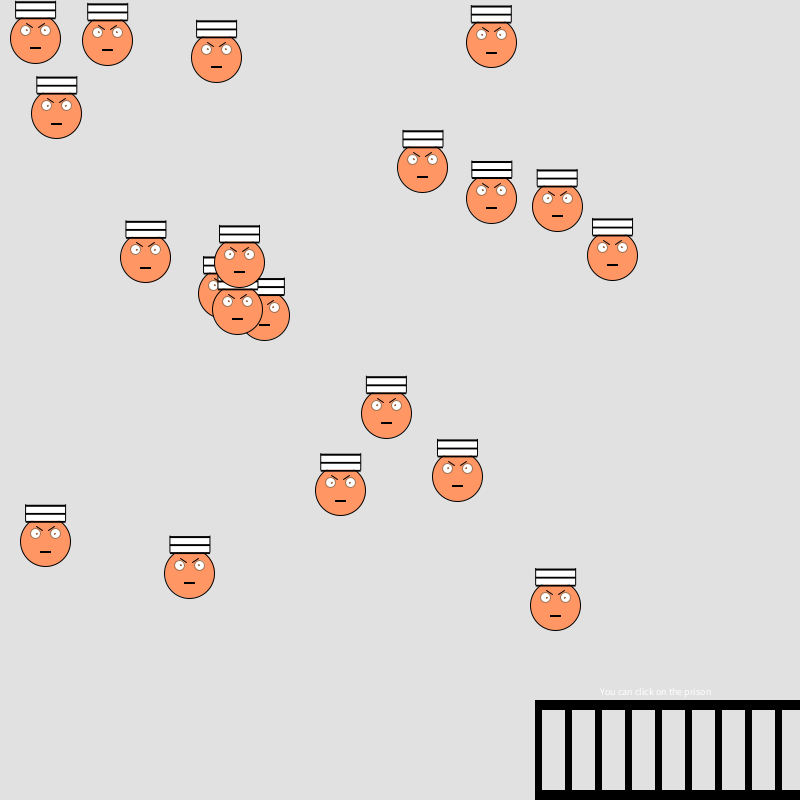
Frame 1 (no input)
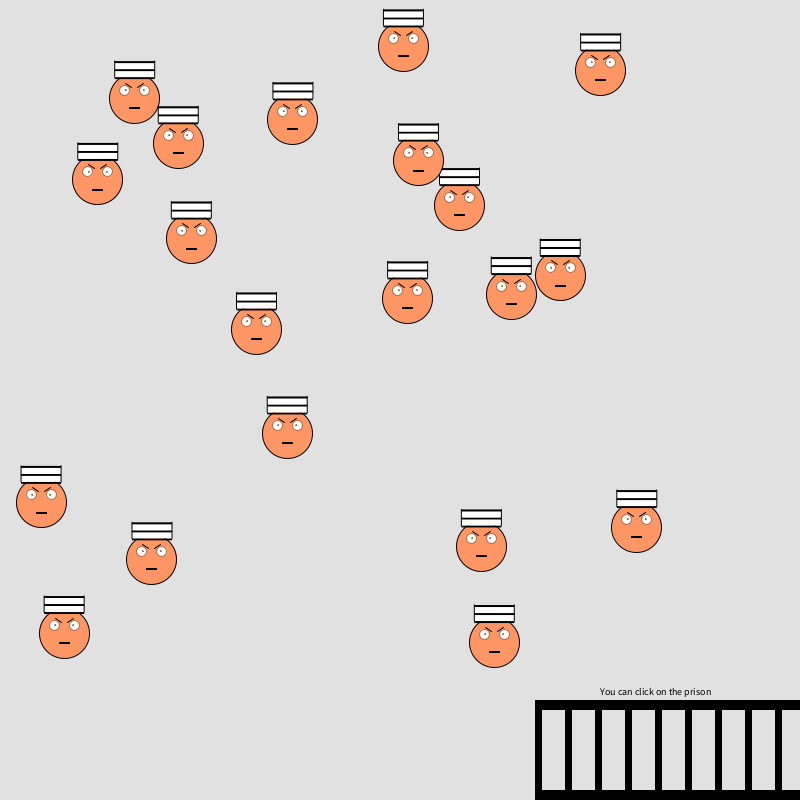
Frame 60 (the mouse pressed at the canvas centre just before this capture)
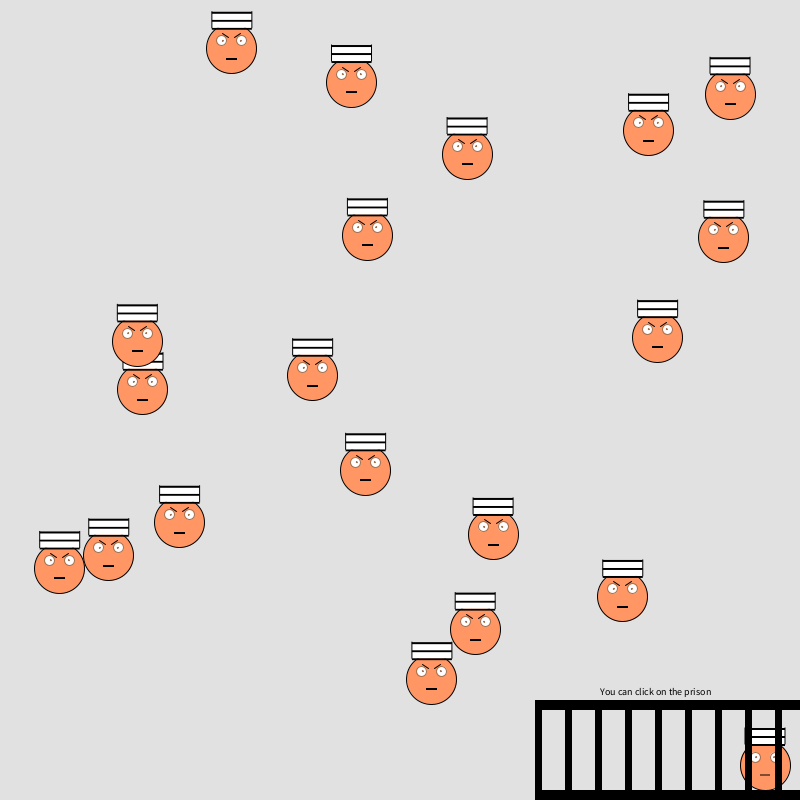
Frame 120 (the mouse held since frame 60 and released just before this capture)

The Processing sketch that drew these frames (run headless with seeded random() and noise(); from frame 60 on, the mouse is pressed at the canvas centre):

// Processing sketch: processing_90728
// ── processing_90728.pde

/*------------------------------------------------------------------
End assignment 1 by Lennard van den Berg
For the course Programming and physical computing

Example used:
http://processing.org/learning/topics/bouncybubbles.html
---------------------------------------------------------------------*/

int numBalls = 20;                      //Number of moving creatures
Ball[] balls = new Ball[numBalls];      //Initialize an arry of creatures
int windowwidth = 800;                 //Width of the window
int windowheight = 800;                 //Height of the window
int x2, y2;                             //Initialize the position for the prisoners in prison
int prisoners;                          //Variable for keeping track of the number of prisoners in prison at the moment
boolean newprison = true;               //Boolean to see if it is possible to have a new prisoner
boolean distanceprison;                 //Boolean to see if the creatures should bounce. It becomes true when the prison is full


/*---------------------------------------------------------------------------
 Void Setup()
 ----------------------------------------------------------------------------*/
void setup() 
{
  size(800, 800);      //Set the windowsize
  smooth();                             //Make everything look more smooth

    //Make all the creatures and give them all a random position
  for (int i = 0; i < numBalls; i++) {
    balls[i] = new Ball(random(width-150), random(height-150), 65, i, balls);
  }
}

/*---------------------------------------------------------------------------
 Void draw()
 ----------------------------------------------------------------------------*/
void draw() 
{
  background(225);                          //Set the background color and redraw it everytime at the beginning of void draw
  textSize(10);
  text("You can click on the prison",width-200,height-105);//Text above the prison
  
  for (int i = 0; i < numBalls; i++) {      //Update all the balls at the beginning of the loop
    balls[i].collide();                     //See if there is a collision
    balls[i].move();                        //Move the creature according
    balls[i].display();                     //Display the creature
    balls[i].prisonCollide();               //Check if creature bounces with the prison
  }
  //Draw all the prisoners in prison if needed
  if (prisoners>=1) {
    x2 = width-35;                           //The x2 position for prisoner 1
    y2 = height-35;                          //The y2 position for prisoner 1
    Prisoner();                              //Execute Prisoner to draw a prisoner at the given x2 and y2 position
  }
  if (prisoners>=2) {
    x2 = width-105;                          //The x2 position for prisoner 2
    y2 = height-35;                          //The y2 position for prisoner 2
    Prisoner();                              //Execute Prisoner to draw a prisoner at the given x2 and y2 position
  }
  if (prisoners>=3) {
    x2 = width-160;                          //The x2 position for prisoner 3
    y2 = height-35;                          //The y2 position for prisoner 3
    Prisoner();                              //Execute Prisoner to draw a prisoner at the given x2 and y2 position
  }
  if (prisoners>=4) {
    x2 = width-225;                          //The x2 position for prisoner 4
    y2 = height-35;                          //The y2 position for prisoner 4
    Prisoner();                              //Execute Prisoner to draw a prisoner at the given x2 and y2 position

    newprison=false;                         //With 4 prisoners the prison is full, so there can be no new prisoners
    distanceprison=true;                     //When true, the creatures start to bounce with the prison
  }
  
  //Draw the prison
  rectMode(CORNER);
  fill(0);                                      //Make the prison black
  noStroke();                                   //No outline with the prisonbars
  rect(width-265, height-10, 275, 10);          //Bottom bar
  rect(width-265, height-100, 275, 10);         //Top bar
  for (int i= width-265; i<width; i=i+30) {     //All the vertical bars in a for loop
    rect(i, height-100, 7, 100);
  }
 }


/*---------------------------------------------------------------------------
 Void mousePressed()
 ----------------------------------------------------------------------------*/
void mousePressed() {
  if (mouseX>width-275&&mouseY>height-250) {      //If the mouse is over the prison
    prisoners=0;                                  //Set to zero to tell that there are no prisoners in the prison
    newprison=true;
    distanceprison=false;                         //Stop the bounce of creatures with the prison
    for (int i = 0; i < numBalls; i++) {
      balls[i].mouse();                          // Execute mouse() to make the removed creatures come back
    }
  }
}

class Ball {
  float x, y;                            //The x and y position of the creature, gets it value random from the array in the setup
  float diameter;                        //The size of the creature, gets it value from the array in the setup
  float vx = random(-3, 3);              //Starting speed in x direction is randomly chosen
  float vy = random(-3, 3);              //Starting speed in y direction is randomly chosen
  boolean inPrison = false;              //The creature currently isn't in prison
  int id;
  Ball[] others;
  

  Ball(float xin, float yin, float din, int idin, Ball[] oin) {
    x = xin;
    y = yin;
    diameter = din;
    id = idin;
    others = oin;
    
  } 

  void collide() {    //If there is a collision with two creatures they should bounce
    for (int i = id + 1; i < numBalls; i++) {
      float dx = others[i].x - x;
      float dy = others[i].y - y;
      float distance = sqrt(dx*dx + dy*dy);
      float minDist = others[i].diameter/2 + diameter/2;
      if (distance < minDist) {       //If the distance between the creatures is smaller than their diameter/2
        float angle = atan2(dy, dx);
        float targetX = x + cos(angle) * minDist;
        float targetY = y + sin(angle) * minDist;
        float ax = (targetX - others[i].x) * 0.04;
        float ay = (targetY - others[i].y) * 0.04;
        vx -= ax;
        vy -= ay;
        others[i].vx += ax;      //Bounce in a new x direction
        others[i].vy += ay;      //Bounce in a new y direction
      }
    }
  }

  void mouse() {
    if (inPrison==true) {              //If mouse is pressed all the creatures who disappeared with appear again
      inPrison=false;                  //Say that they are no longer in prison
      x=random(width-300);             //Spawn them at a random x position
      y=random(height-300);            //Spawn them at a random y position
    }
  }

  void prisonCollide() {
    //If a creature bounces with the prison while there is still space, the creature gets transported to a place far away and the collision with the windows is disabled
    if (x>width-295&&y>height-135&&newprison==true&& inPrison==false) {  
      x=random(width*100, width*200);     //Transport the create to a place far away
      y=random(height*100, width*200);    //Transport the create to a place far away
      prisoners++;                        //The number of prisoners increases by one
      inPrison=true;                      //The creature is now in prison
    }
  }


  void move() {              
    if (x>width-295&&y>height-135&&distanceprison==true) {    //Bounce the creature back if the prison is full and the creature bounces with the prison
      vx=-vx;
      vy=-vy;
    }

    if (x>windowwidth-(0.5*diameter) && inPrison==false) {     //if the figure reaches the left wall or the right wall, it bounces
      x=windowwidth-(0.5*diameter); 
      vx=-vx;
    }
    if (x<diameter/2-vx) { 
      x=diameter/2-vx; 
      vx=-vx;
    }
    x=x+vx;                                                    //New x position is given old x + calculated vx


      if (y>windowheight-(0.5*diameter)&& inPrison==false) {     //if the figure reaches the top wall or the botton wall, it bounces
      y=windowheight-(0.5*diameter); 
      vy=-vy;
    }
    if (y<diameter/2-vy) {
      y=diameter/2-vy;  
      vy=-vy;
    }
    y=y+vy;                        //New y position is given old y + calculated vy
  }

  void display() {                 //Draw the creature
    fill(255, 204);
    stroke(0);
    fill(255, 150, 100);
    ellipseMode(CENTER);
    ellipse(x, y, 50, 50);         //Head
    fill(255);
    stroke(165, 114, 80);
    ellipse(x-10, y-8, 10, 10);    //Left eye 
    fill(0);
    ellipse(x-9, y-8, 1, 1);       //Left pupil 
    fill(255);
    ellipse(x+10, y-8, 10, 10);    //Right eye
    fill(0);
    ellipse(x+9, y-8, 1, 1);       //Right pupil

    //Hat
    noStroke();
    rectMode(CENTER);
    fill(0);
    rect(x, y-20, 40, 2);
    fill(255);
    rect(x, y-24, 40, 6);
    fill(0);
    rect(x, y-28, 40, 2);
    fill(255);
    rect(x, y-32, 40, 6);
    fill(0);
    rect(x, y-36, 40, 2);
    rect(x-20,y-29, 1, 17);
    rect(x+20,y-29, 1, 17);
    stroke(0);
    line(x-9,y-15, x-3,y-11);    //Eyebrow left
    line(x+9,y-15, x+3,y-11);    //Eyebrow right

    //Mouth
    rect(x, y+10, 10, 1);
  }
}

void Prisoner() {                              //Void prisoner is called to draw a prisoner in the prison. The x2 and y2 are given in the void loop
  stroke(0);
  fill(255, 150, 100);
  ellipseMode(CENTER);
  ellipse(x2, y2, 50, 50);         //Head
  fill(255);
  stroke(165, 114, 80);
  ellipse(x2-10, y2-8, 10, 10);    //Left eye 
  fill(0);
  ellipse(x2-9, y2-8, 1, 1);       //Left pupil 
  fill(255);
  ellipse(x2+10, y2-8, 10, 10);    //Right eye
  fill(0);
  ellipse(x2+9, y2-8, 1, 1);       //Right pupil

  //Hat
  noStroke();
  rectMode(CENTER);
  fill(0);
  rect(x2, y2-20, 40, 2);
  fill(255);
  rect(x2, y2-24, 40, 6);
  fill(0);
  rect(x2, y2-28, 40, 2);
  fill(255);
  rect(x2, y2-32, 40, 6);
  fill(0);
  rect(x2, y2-36, 40, 2);
  rect(x2-20,y2-29, 1, 17);
    rect(x2+20,y2-29, 1, 17);

  //Mouth
  rect(x2, y2+10, 10, 1);
}
